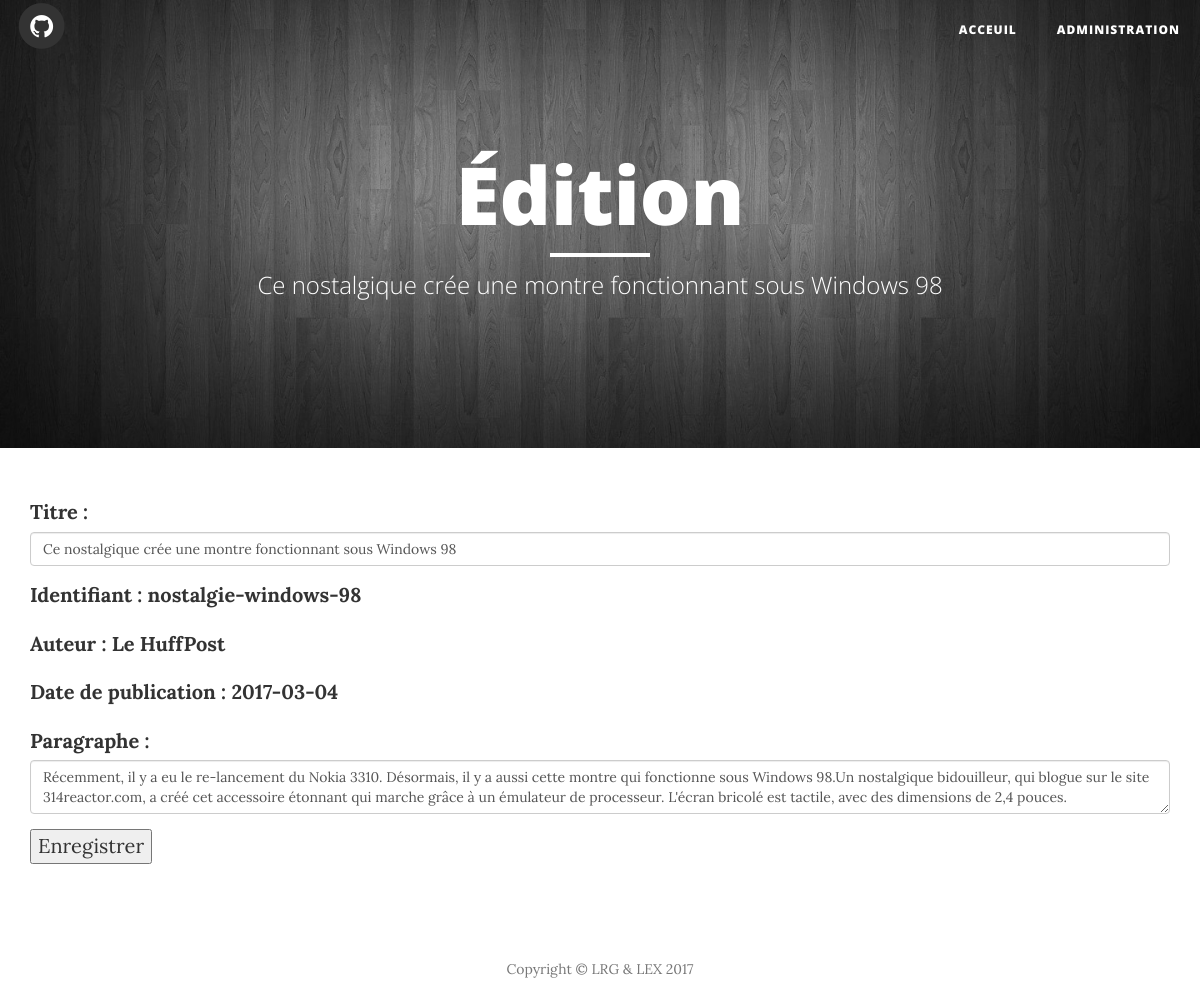
Screenshot of /edition/nostalgie-windows-98 with the database file from the repository.
### tables this page shows
CREATE TABLE article (
  id integer primary key,
  titre varchar(100),
  identifiant varchar(50),
  auteur varchar(100),
  date_publication text,
  paragraphe varchar(500)
);

### index.py (the view)
@app.route('/edition/<identifiant>')
def get_article_edition(identifiant):
    article = get_db().get_article_identifiant_admin(identifiant)
    if article == None:
        return redirect('/erreur')
    else:
        return render_template('editionArticle.html', titre=u'Édition',
                           sous_titre=article['titre'], article=article)

### database.py (called while the page is built)
def build_dictionary_list(curseur):
    liste_article = []
    for row in curseur:
        dict_article = {}
        for i in range(0, len(row)):
            dict_article[curseur.description[i][0]] = row[i]
        liste_article.append(dict_article)
    return liste_article

    def get_connection(self):
        if self.connection is None:
            self.connection = sqlite3.connect('db/crm.db')
        return self.connection

    def disconnect(self):
        if self.connection is not None:
            self.connection.close()

    def get_article_identifiant_admin(self, identifiant):
        cursor = self.get_connection().cursor()
        cursor.execute("select id, titre, identifiant, auteur, "
                       "       date_publication, paragraphe "
                       "from article "
                       "where identifiant = ?",
                       [identifiant])
        if cursor.rowcount == 0:
            return None
        return build_dictionary_list(cursor)[0]

### index.py (called while the page is built)
def get_db():
    db = getattr(g, '_database', None)
    if db is None:
        g._database = Database()
    return g._database

@app.teardown_appcontext
def close_connection(exception):
    db = getattr(g, '_database', None)
    if db is not None:
        db.disconnect()

### templates/editionArticle.html (shortened to what this page needs)
{% extends "HeaderFooter.html" %}
{% block content %}
<div class="container">
    <form action="/edition-article" method="post">
        <div class="form-group">
            {% if titre not in 'Erreur' %}
                <label for="titre">Titre :</label>
                <input type="text" class="form-control" id="titre" name="titre" value='{{ article.titre }}' required/>
            {%  elif erreur.titre in 'Valide' %}
                <label for="titre">Titre :</label>
                <input type="text" class="form-control valide" id="titre" name="titre" value='{{ article.titre }}' required/>
            {% else %}
                <label for="titre" style="color:darkred">Titre : *{{ erreur.titre }}</label>
                <input type="text" class="form-control error" id="titre" name="titre" value='{{ article.titre }}' required/>
            {% endif %}
        </div>
        <div class="form-group" >
            <label class="control-label" for="identifiant">Identifiant : {{ article.identifiant}}</label>
        </div>
        <div class="form-group" >
            <label for="auteur">Auteur : {{ article.auteur }}</label>
        </div>
        <div class="form-group">
            <label for="date_publication">Date de publication : {{ article.date_publication }}</label>
        </div>
        <div class="form-group">
            {% if titre not in 'Erreur' %}
                <label for="paragraphe">Paragraphe :</label>
                <textarea class="form-control " id="paragraphe" name="paragraphe" required>{{ article.paragraphe }}</textarea>
            {% elif erreur.paragraphe in 'Valide' %}
                <label for="paragraphe">Paragraphe :</label>
                <textarea class="form-control valide" id="paragraphe" name="paragraphe" required>{{ article.paragraphe }}</textarea>
            {% else %}
                <label for="paragraphe" style="color:darkred" >Paragraphe : {{ erreur.paragraphe }}</label>
                <textarea class="form-control error" id="paragraphe" name="paragraphe" required>{{ article.paragraphe }}</textarea>
            {% endif %}
        </div>
		<div class="form-group">
            <input type="submit" value="Enregistrer"/>
        </div>
    </form>
</div>
{% endblock %}

### templates/HeaderFooter.html (shortened to what this page needs)
<!DOCTYPE html>
<html lang="fr">
<head>
    <link href="http://localhost:5000/static/vendor/bootstrap/css/bootstrap.css" rel="stylesheet">
    <link href="http://localhost:5000/static/css/clean-blog.css" rel="stylesheet">
    <link href="http://localhost:5000/static/vendor/font-awesome/css/font-awesome.css" rel="stylesheet" type="text/css">
</head>
<body>
    <nav class="navbar navbar-default navbar-custom navbar-fixed-top">
        <div class="container-fluid">
            <div class="navbar-header page-scroll">
                <a href="https://github.com/lrgingras/tp1" target="_blank">
                    <span class="fa-stack fa-lg">
                        <i class="fa fa-circle fa-stack-2x"></i>
                        <i class="fa fa-github fa-stack-1x fa-inverse"></i>
                    </span>
                </a>
            </div>
            <div class="collapse navbar-collapse" id="bs-example-navbar-collapse-1">
                <ul class="nav navbar-nav navbar-right">
                    <li>
                        <a href="/">Acceuil</a>
                    </li>
                    <li>
                        <a href="/admin">Administration</a>
                    </li>
                </ul>
            </div>
        </div>
    </nav>
    <header class="intro-header" style="background-image: url('http://localhost:5000/static/img/background-images.jpg')">
        <div class="container">
            <div class="row">
                <div class="col-lg-8 col-lg-offset-2 col-md-10 col-md-offset-1">
                    <div class="page-heading">
                        <h1>{{ titre }}</h1>
                        <hr class="small">
                        <span class="subheading">{{sous_titre}}</span>
                    </div>
                </div>
            </div>
        </div>
    </header>
	{% block content %}{% endblock %}
	<footer>
        <div class="container">
            <div class="row">
                <div class="col-lg-8 col-lg-offset-2 col-md-10 col-md-offset-1">
                    <p class="copyright text-muted">Copyright &copy; LRG & LEX 2017</p>
                </div>
            </div>
        </div>
    </footer>
</body>
</html>

### static/css/clean-blog.css (style rules this page uses)
body { font-family: 'Lora', 'Times New Roman', serif; font-size: 20px; color: #333333; }
p { line-height: 1.5; margin: 30px 0; }
h1, h2, h3, h4, h5, h6 { font-family: 'Open Sans', 'Helvetica Neue', Helvetica, Arial, sans-serif; font-weight: 800; }
a { color: #333333; }
hr.small { max-width: 100px; margin: 15px auto; border-width: 4px; border-color: white; }
.navbar-custom { position: absolute; top: 0; left: 0; width: 100%; z-index: 3; font-family: 'Open Sans', 'Helvetica Neue', Helvetica, Arial, sans-serif; }
.navbar-custom .nav li a { text-transform: uppercase; font-size: 12px; font-weight: 800; letter-spacing: 1px; }
@media only screen and (min-width: 768px) { .navbar-custom { background: transparent; border-bottom: 1px solid transparent; } }
@media only screen and (min-width: 768px) { .navbar-custom .nav li a { color: white; padding: 20px; } }
@media only screen and (min-width: 1170px) { .navbar-custom { -webkit-transition: background-color 0.3s; -moz-transition: background-color 0.3s; transition: background-color 0.3s; -webkit-transform: translate3d(0, 0, 0); -moz-transform: translate3d(0, 0, 0); -ms-transform: translate3d(0, 0, 0); -o-transform: translate3d(0, 0, 0); transform: translate3d(0, 0, 0); -webkit-backface-visibility: hidden; backface-visibility: hidden; } }
.intro-header { background-color: #777777; background: no-repeat center center; background-attachment: scroll; -webkit-background-size: cover; -moz-background-size: cover; background-size: cover; -o-background-size: cover; margin-bottom: 50px; }
.intro-header .site-heading, .intro-header .post-heading, .intro-header .page-heading { padding: 100px 0 50px; color: white; }
@media only screen and (min-width: 768px) { .intro-header .site-heading, .intro-header .post-heading, .intro-header .page-heading { padding: 150px 0; } }
.intro-header .site-heading, .intro-header .page-heading { text-align: center; }
.intro-header .site-heading h1, .intro-header .page-heading h1 { margin-top: 0; font-size: 50px; }
.intro-header .site-heading .subheading, .intro-header .page-heading .subheading { font-size: 24px; line-height: 1.1; display: block; font-family: 'Open Sans', 'Helvetica Neue', Helvetica, Arial, sans-serif; font-weight: 300; margin: 10px 0 0; }
@media only screen and (min-width: 768px) { .intro-header .site-heading h1, .intro-header .page-heading h1 { font-size: 80px; } }
footer { padding: 50px 0 65px; }
footer .copyright { font-size: 14px; text-align: center; margin-bottom: 0; }
body { -webkit-tap-highlight-color: #0085A1; }

### rows the page displays
article: titre "Ce nostalgique crée une montre fonctionnant sous Windows 98", identifiant "nostalgie-windows-98", auteur "Le HuffPost", date_publication "2017-03-04", paragraphe "Récemment, il y a eu le re-lancement du Nokia 3310. Désormais, il y a aussi cette montre qui fonctionne sous Windows 98.Un nostalgique bidouilleur, qui blogue sur le site 314reactor.com, a créé cet accessoire étonnant qui marche grâce à un émulateur de processeur. L'écran bricolé est tactile, avec des dimensions de 2,4 pouces."

### other values shown
{{ titre }} "Édition"
